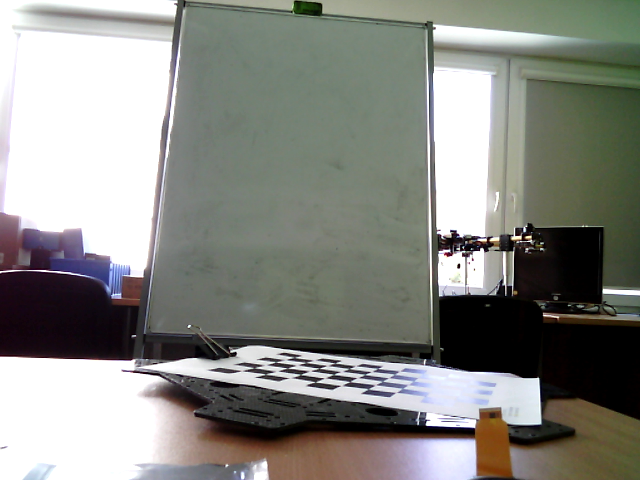
#> input picture archive/Calibration/USB1_0.png, 640 x 480 px; the run also reads 3 pictures not shown here
$ python CameraImageConnectorTest.py
#> lines starting #> are read from the running program, lines starting #| are printed output that depends on the picture
### utils/ImageConnectorsCollection.py
import numpy as np
from typing import Optional
import cv2


class ImageConnectorBase:

    def __init__(self, imageWidth, imageHeight):
        self.singleImageWidth = imageWidth
        self.singleImageHeight = imageHeight
        self.images = {}
        self.lastFrame = None
        self._initFrame()

    def _initFrame(self):
        """This method must be overridden with implementation of frame init"""
        pass

    def connectImages(self) -> bool:
        """This method must be overridden with your image connection implementation"""
        pass

    def setImages(self,frames:dict)->bool:
        """Pass the dict of frames to connect. Labels should be: front, back, left, right."""
        self.images = frames
        return True

    def getConnectedImage(self) -> Optional[np.ndarray]:
        """returns last connected image or black frame if there was none previously"""
        return self.lastFrame

    def setFpsInfo(self, camfps : dict, fps : int) -> None:
        """This method must be overridden with your image connection implementation"""
        pass


class ImageConnectorPanoramic(ImageConnectorBase):
    """Connector that connects images in a panoramic view"""

    def __init__(self, imageWidth, imageHeight):
        super().__init__(imageWidth, imageHeight)

    def _initFrame(self):
        print(f"Width:{self.singleImageWidth} Height:{self.singleImageHeight}")
        self.lastFrame = np.zeros((self.singleImageHeight + 50,self.singleImageWidth * 4,3),dtype=np.uint8)

    def connectImages(self):
        """Connects images previously set with method setImages"""
        widthOffset = self.singleImageWidth
        heightOffset = self.singleImageHeight

        self.lastFrame[:heightOffset,:widthOffset,:] = self.images["left"] if self.images["left"] is not None else 0
        self.lastFrame[:heightOffset,widthOffset:widthOffset * 2,:] = self.images["front"] if self.images["front"] is not None else 0
        self.lastFrame[:heightOffset,widthOffset*2:widthOffset*3,:] = self.images["right"] if self.images["right"] is not None else 0
        self.lastFrame[:heightOffset,widthOffset*3:,:] = self.images["back"] if self.images["back"] is not None else 0
        return True

    def setFpsInfo(self, camfps : dict, fps : int) -> None:
        """Pass the fps information and it will be displayed in frame"""
        self.lastFrame[self.singleImageHeight:, :] = 0
        textWithBorder(frame=self.lastFrame, text=f"        Camera front: {camfps['front']} fps          Camera back: "
                                                  f"{camfps['back']} fps          Camera left: {camfps['left']} fps    "
                                                  f"      Camera right: {camfps['right']} fps          Stream: {fps} fps",
                       pos=(0, self.singleImageHeight + 10), textColor=(255, 255, 255), borderColor=(200, 200, 200))


class ImageConnectorSquare(ImageConnectorBase):
    """Connector that connects images that on top are front and back, on bottom are left and right"""

    def __init__(self, imageWidth, imageHeight):
        super().__init__(imageWidth, imageHeight)

    def _initFrame(self):
        print(f"Width:{self.singleImageWidth} Height:{self.singleImageHeight}")
        self.lastFrame = np.zeros((self.singleImageHeight * 2 + 90,self.singleImageWidth * 2,3),dtype=np.uint8)

    def connectImages(self):
        """Connects images previously set with method setImages"""
        widthOffset = self.singleImageWidth
        heightOffset = self.singleImageHeight

        self.lastFrame[:heightOffset,:widthOffset,:] = self.images["front"] if self.images["front"] is not None else 0
        self.lastFrame[:heightOffset,widthOffset:,:] = self.images["back"] if self.images["back"] is not None else 0
        self.lastFrame[heightOffset:heightOffset*2,:widthOffset,:] = self.images["left"] if self.images["left"] is not None else 0
        self.lastFrame[heightOffset:heightOffset*2,widthOffset:,:] = self.images["right"] if self.images["right"] is not None else 0
        return True

    def setFpsInfo(self, camfps : dict, fps : int) -> None:
        """Pass the fps information and it will be displayed in frame"""
        self.lastFrame[self.singleImageHeight*2:, :] = 0
        textWithBorder(frame=self.lastFrame, text=f"    Camera front: {camfps['front']} fps    "
                                                  f"Camera back: {camfps['back']} fps      Stream: {fps} fps",
                       pos=(0, self.singleImageHeight * 2 + 10), textColor=(255, 255, 255), borderColor=(200, 200, 200))
        textWithBorder(frame=self.lastFrame, text=f"    Camera left: {camfps['left']} fps      "
                                                  f"Camera right: {camfps['right']} fps ",
                       pos=(0, self.singleImageHeight * 2 + 50), textColor=(255, 255, 255), borderColor=(200, 200, 200))


class ImageConnectorVerticalSplit(ImageConnectorBase):
    """Connector that splits image in three columns"""

    def __init__(self, imageWidth, imageHeight):
        super().__init__(imageWidth, imageHeight)

    def _initFrame(self):
        print(f"Width:{self.singleImageWidth} Height:{self.singleImageHeight}")
        self.lastFrame = np.zeros((self.singleImageHeight * 2 + 50, self.singleImageWidth * 3, 3), dtype=np.uint8)

    def connectImages(self):
        """Connects images previously set with method setImages"""
        widthOffset = self.singleImageWidth
        heightOffset = self.singleImageHeight

        self.lastFrame[:heightOffset, widthOffset:widthOffset*2, :] = self.images["front"] if self.images["front"] is not None else 0
        self.lastFrame[heightOffset:heightOffset*2, widthOffset:widthOffset*2, :] = self.images["back"] if self.images["back"] is not None else 0
        self.lastFrame[heightOffset//2:(heightOffset*3)//2, :widthOffset, :] = self.images["left"] if self.images["left"] is not None else 0
        self.lastFrame[heightOffset//2:(heightOffset*3)//2, widthOffset*2:, :] = self.images["right"] if self.images["right"] is not None else 0
        return True

    def setFpsInfo(self, camfps : dict, fps : int) -> None:
        """Pass the fps information and it will be displayed in frame"""
        self.lastFrame[self.singleImageHeight*2:, :] = 0
        textWithBorder(frame=self.lastFrame, text=f" Camera front: {camfps['front']} fps   Camera back: "
                                                  f"{camfps['back']} fps   Camera left: {camfps['left']} fps "
                                                  f"  Camera right: {camfps['right']} fps   Stream: {fps} fps",
                       pos=(0, self.singleImageHeight*2 + 10), textColor=(255, 255, 255), borderColor=(200, 200, 200))


class ImageConnectorHorizontalSplit(ImageConnectorBase):
    """Connector that splits image in three rows"""

    def __init__(self, imageWidth, imageHeight):
        super().__init__(imageWidth, imageHeight)

    def _initFrame(self):
        print(f"Width:{self.singleImageWidth} Height:{self.singleImageHeight}")
        self.lastFrame = np.zeros((self.singleImageHeight * 3 + 90, self.singleImageWidth * 2, 3), dtype=np.uint8)

    def connectImages(self):
        """Connects images previously set with method setImages"""
        widthOffset = self.singleImageWidth
        heightOffset = self.singleImageHeight

        self.lastFrame[:heightOffset, widthOffset//2:(widthOffset*3)//2, :] = self.images["front"] if self.images["front"] is not None else 0
        self.lastFrame[heightOffset*2:heightOffset*3, widthOffset//2:(widthOffset*3)//2, :] = self.images["back"] if self.images["back"] is not None else 0
        self.lastFrame[heightOffset:heightOffset*2, :widthOffset, :] = self.images["left"] if self.images["left"] is not None else 0
        self.lastFrame[heightOffset:heightOffset*2, widthOffset:, :] = self.images["right"] if self.images["right"] is not None else 0
        return True

    def setFpsInfo(self, camfps : dict, fps : int) -> None:
        """Pass the fps information and it will be displayed in frame"""
        self.lastFrame[self.singleImageHeight*3:, :] = 0
        textWithBorder(frame=self.lastFrame, text=f"    Camera front: {camfps['front']} fps    "
                                                  f"Camera back: {camfps['back']} fps      Stream: {fps} fps",
                       pos=(0, self.singleImageHeight * 3 + 10), textColor=(255, 255, 255), borderColor=(200, 200, 200))
        textWithBorder(frame=self.lastFrame, text=f"    Camera left: {camfps['left']} fps      "
                                                  f"Camera right: {camfps['right']} fps ",
                       pos=(0, self.singleImageHeight * 3 + 50), textColor=(255, 255, 255), borderColor=(200, 200, 200))


class ImageConnectorOneImage(ImageConnectorBase):
    """Only one image"""

    def __init__(self, imageWidth, imageHeight):
        super().__init__(imageWidth, imageHeight)

    def _initFrame(self):
        print(f"Width:{self.singleImageWidth} Height:{self.singleImageHeight}")
        self.lastFrame = np.zeros((self.singleImageHeight , self.singleImageWidth , 3), dtype=np.uint8)

    # [4 lines left out: function connectImages, not called in this run]

    def setFpsInfo(self, camfps : dict, fps : int) -> None:
        """Pass the fps information and it will be displayed in frame"""
        return None


def textWithBorder(frame, text = "", pos = (0,0), textColor = (0,0,0), borderColor = (128,128,128), fontSize = 1):
#   _, h = cv2.getTextSize(text,cv2.FONT_HERSHEY_COMPLEX,fontSize,6)[0]
#   cv2.putText(frame,text,(pos[0],pos[1]+h),cv2.FONT_HERSHEY_COMPLEX,fontSize,borderColor,3)
#   cv2.putText(frame,text,(pos[0],pos[1]+h),cv2.FONT_HERSHEY_COMPLEX,fontSize,textColor,1)
    return None

### tempTests/CameraImageConnectorTest.py
import numpy
import cv2
import sys
import os
sys.path.append(os.path.abspath(os.path.join(os.path.dirname(__file__), '..')))
from utils.ImageConnectorsCollection import ImageConnectorSquare, ImageConnectorPanoramic, ImageConnectorHorizontalSplit, ImageConnectorVerticalSplit

image1 = cv2.imread("../archive/Calibration/USB1_0.png")
#> image1 is the input picture: shape (480, 640, 3); mean B, G, R 131, 136.7, 135.6
image2 = cv2.imread("../archive/Calibration/USB1_1.png")
image3 = cv2.imread("../archive/Calibration/USB1_2.png")
image4 = cv2.imread("../archive/Calibration/USB1_3.png")

width = image1.shape[1]
#> width = 640
height = image1.shape[0]
#> height = 480
print(f"width:{width} height:{height}")
#| width:640 height:480
imageConnector = ImageConnectorPanoramic(width,height)
#| Width:640 Height:480
imageConnector.setImages({"front":image1, "back":image2, "left":image3, "right":image4})
#> in setImages, `self.images = frames`: self.images = 4 items
imageConnector.connectImages()
#> in connectImages, `self.lastFrame[:heightOffset,widthOffset*3:,:] = self.images["back"] i..`:
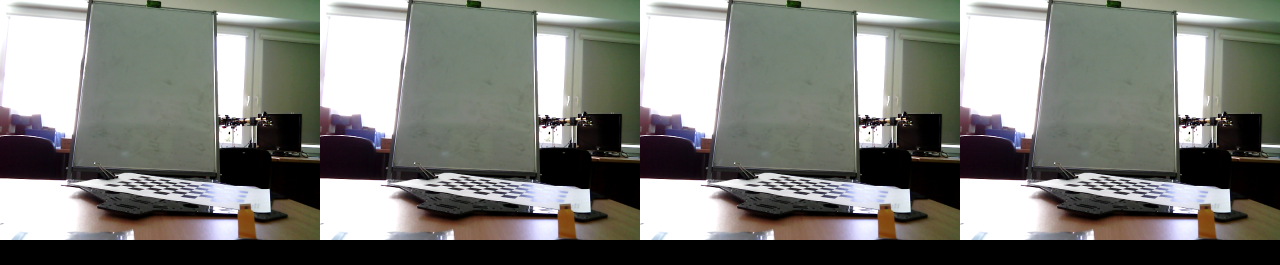
#> self.lastFrame: shape (530, 2560, 3) (shown at 1/2 size); mean of channels 0, 1, 2 118.7, 123.8, 122.8; drawn as B, G, R
imageConnector.setFpsInfo({"front":11, "back":12, "left":13, "right":14}, 15)
connectedImage = imageConnector.getConnectedImage()
cv2.imwrite("../archive/Calibration/connected_image_panoramic.png",connectedImage)

imageConnector = ImageConnectorSquare(width,height)
#| Width:640 Height:480
imageConnector.setImages({"front":image1, "back":image2, "left":image3, "right":image4})
imageConnector.connectImages()
#> in connectImages, `self.lastFrame[heightOffset:heightOffset*2,:widthOffset,:] = self.imag..`:
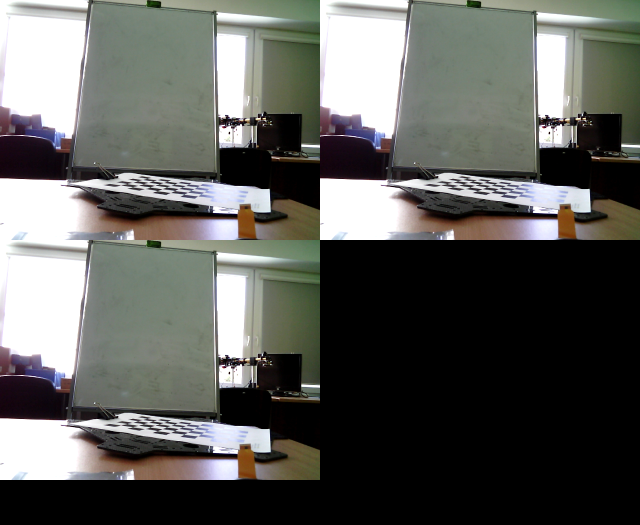
#> self.lastFrame: shape (1050, 1280, 3) (shown at 1/2 size); mean of channels 0, 1, 2 89.8, 93.8, 93; drawn as B, G, R
#> in connectImages, `self.lastFrame[heightOffset:heightOffset*2,widthOffset:,:] = self.imag..`:
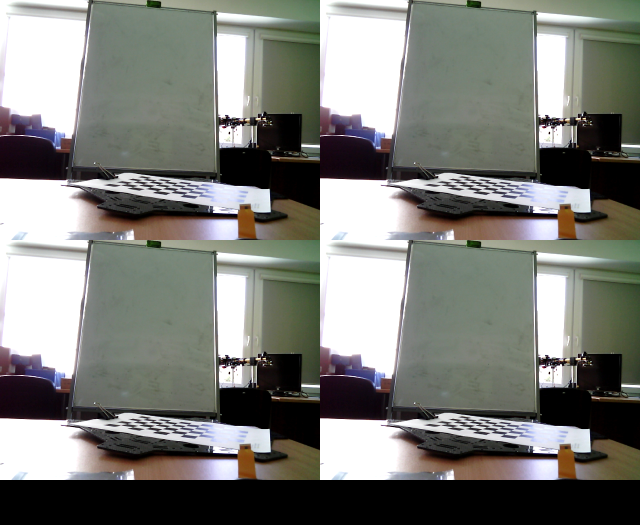
#> self.lastFrame: shape (1050, 1280, 3) (shown at 1/2 size); mean of channels 0, 1, 2 119.8, 125, 124; drawn as B, G, R
imageConnector.setFpsInfo({"front":11, "back":12, "left":13, "right":14}, 15)
connectedImage = imageConnector.getConnectedImage()
cv2.imwrite("../archive/Calibration/connected_image_square.png",connectedImage)

imageConnector = ImageConnectorVerticalSplit(width,height)
#| Width:640 Height:480
imageConnector.setImages({"front":image1, "back":image2, "left":image3, "right":image4})
imageConnector.connectImages()
#> in connectImages, `self.lastFrame[:heightOffset, widthOffset:widthOffset*2, :] = self.ima..`:
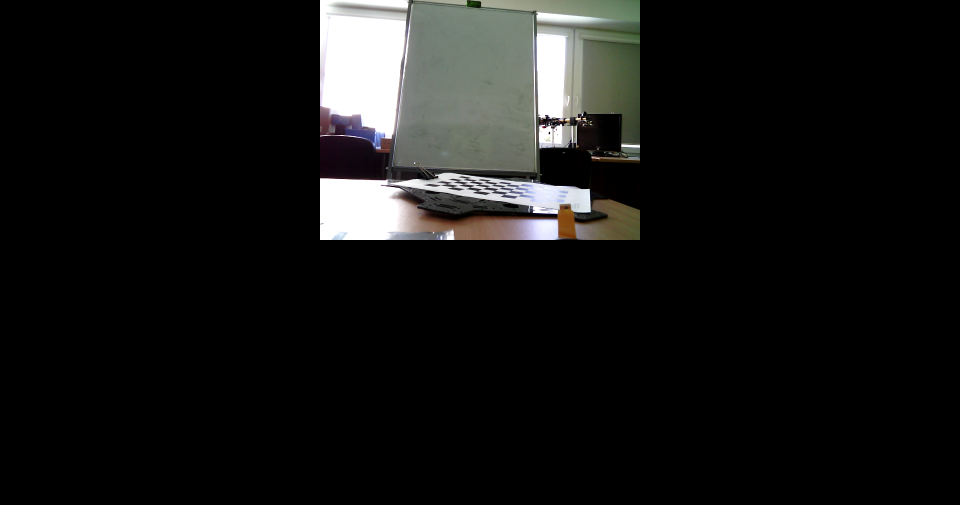
#> self.lastFrame: shape (1010, 1920, 3) (shown at 1/2 size); mean of channels 0, 1, 2 20.8, 21.7, 21.5; drawn as B, G, R
#> in connectImages, `self.lastFrame[heightOffset//2:(heightOffset*3)//2, widthOffset*2:, :]..`:
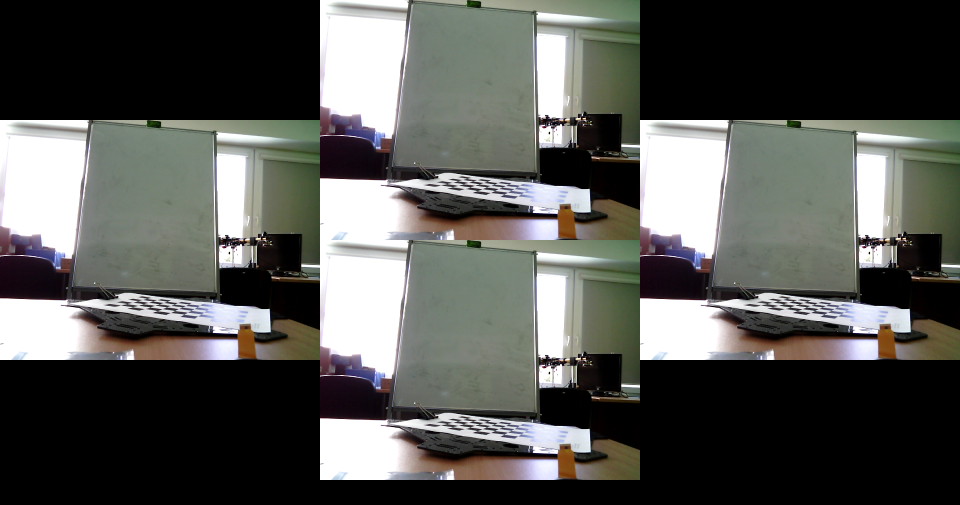
#> self.lastFrame: shape (1010, 1920, 3) (shown at 1/2 size); mean of channels 0, 1, 2 83, 86.6, 85.9; drawn as B, G, R
imageConnector.setFpsInfo({"front":11, "back":12, "left":13, "right":14}, 15)
connectedImage = imageConnector.getConnectedImage()
cv2.imwrite("../archive/Calibration/connected_image_vertical.png",connectedImage)

imageConnector = ImageConnectorHorizontalSplit(width,height)
#| Width:640 Height:480
imageConnector.setImages({"front":image1, "back":image2, "left":image3, "right":image4})
imageConnector.connectImages()
#> in connectImages, `self.lastFrame[:heightOffset, widthOffset//2:(widthOffset*3)//2, :] = ..`:
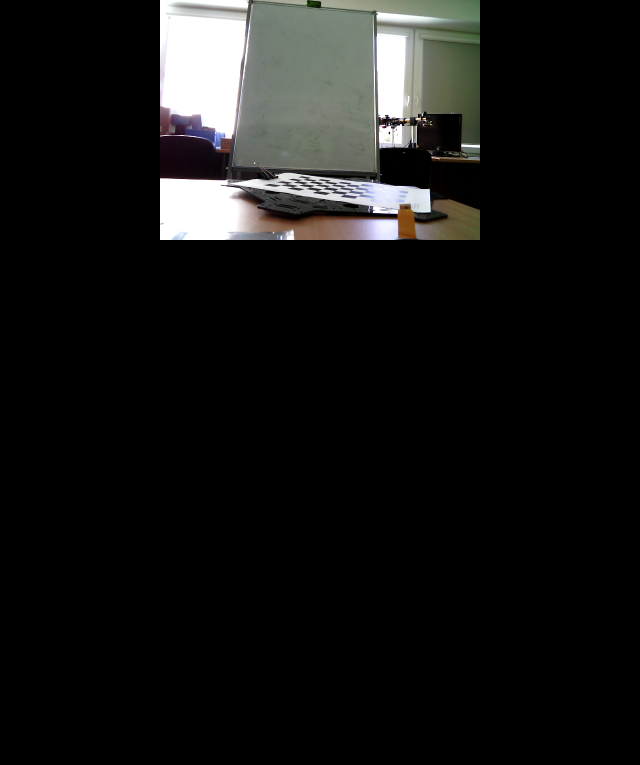
#> self.lastFrame: shape (1530, 1280, 3) (shown at 1/2 size); mean of channels 0, 1, 2 20.6, 21.4, 21.3; drawn as B, G, R
#> in connectImages, `self.lastFrame[heightOffset:heightOffset*2, widthOffset:, :] = self.im..`:
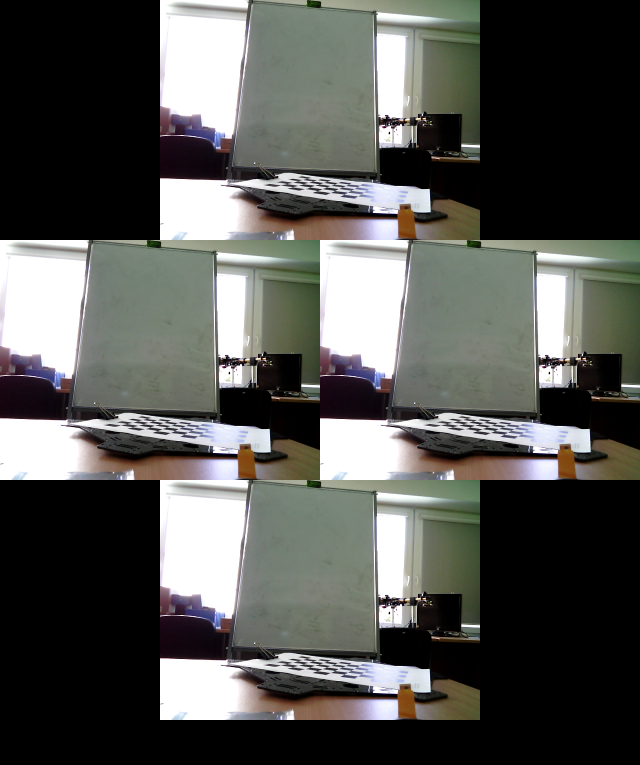
#> self.lastFrame: shape (1530, 1280, 3) (shown at 1/2 size); mean of channels 0, 1, 2 82.2, 85.8, 85.1; drawn as B, G, R
imageConnector.setFpsInfo({"front":11, "back":12, "left":13, "right":14}, 15)
connectedImage = imageConnector.getConnectedImage()
cv2.imwrite("../archive/Calibration/connected_image_horizontal.png",connectedImage)
